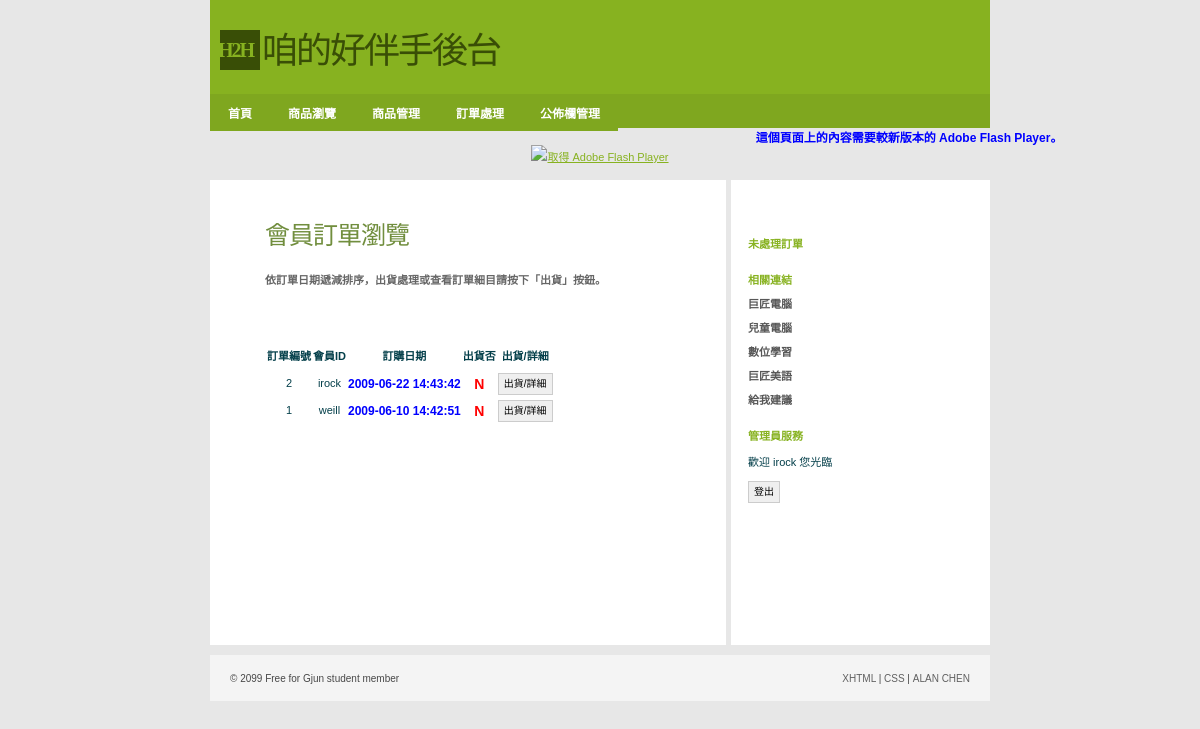
Before: /Admin/orderForm.php (signed in) with the older database file.
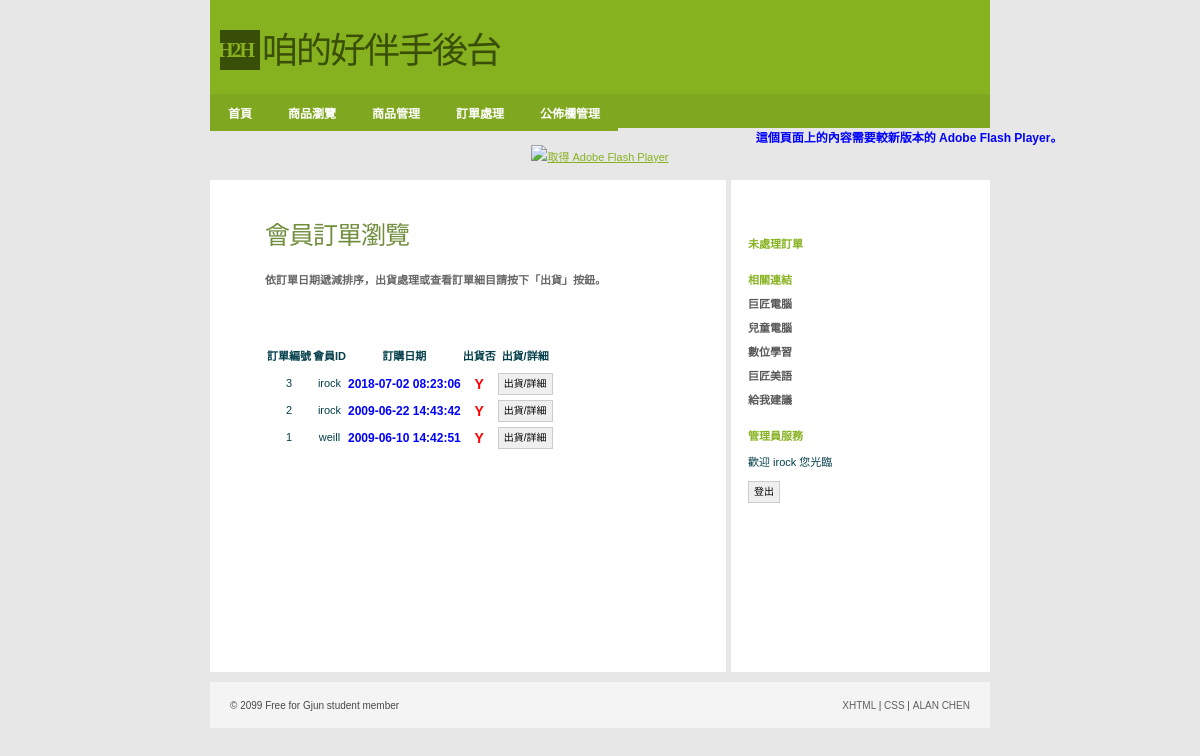
After: the same page with the newer database file.
### tables this page shows
CREATE TABLE `orders` (
  `O_id` int(11) NOT NULL COMMENT '訂單主檔編號',
  `O_name` varchar(20) NOT NULL COMMENT '收件人姓名',
  `O_phone` varchar(13) DEFAULT NULL COMMENT '收件人聯絡電話',
  `O_cellphone` varchar(13) DEFAULT NULL COMMENT '收件人行動電話',
  `O_address` varchar(60) NOT NULL COMMENT '收件人地址',
  `shipment` enum('Y','N') DEFAULT 'N' COMMENT '出貨否',
  `userid` varchar(20) NOT NULL COMMENT '訂購人會員ID',
  `orderDate` datetime NOT NULL COMMENT '訂購日期'
);

### Admin/orderForm.php (the view, shortened to what this page needs)
<?php require_once('../Connections/shop.php'); ?>
<?php
$query_ordersList = "SELECT * FROM orders ORDER BY orderDate DESC";
$ordersList = mysql_query($query_ordersList, $shop) or die(mysql_error());
$row_ordersList = mysql_fetch_assoc($ordersList);
$totalRows_ordersList = mysql_num_rows($ordersList);
 session_start(); ?>
<!DOCTYPE html PUBLIC "-//W3C//DTD XHTML 1.0 Strict//EN"
"http://www.w3.org/TR/xhtml1/DTD/xhtml1-strict.dtd">
<html xmlns="http://www.w3.org/1999/xhtml">
<head>
<link rel="stylesheet" href="../css/styles.css" media="all" type="text/css" />
</head>
<body>
  <div id="header">
      <div class="subContainer">
            <div id="logo">
            <div id="box">H2H</div>
            <p>咱的好伴手後台</p>
            </div>
    </div>
</div>
<div id="navigation">
	<ul id="sddm">
        <li><a href="index.php">首頁</a></li>
        <li><a href="productBrowser.php">商品瀏覽</a></li>
	    <li><a href="#"
        onmouseover="mopen('m1')"
        onmouseout="mclosetime()">商品管理</a>
    	</li>
        <li><a href="orderForm.php">訂單處理</a></li>
	    <li><a href="#"
        onmouseover="mopen('m2')"
        onmouseout="mclosetime()">公佈欄管理</a>
    	</li>
		</ul>
</div>
<object id="FlashID" classid="clsid:D27CDB6E-AE6D-11cf-96B8-444553540000" width="780" height="120">
    <object type="application/x-shockwave-flash" data="../Scripts/pic.swf" width="780" height="120">
      <div>
        <h4>這個頁面上的內容需要較新版本的 Adobe Flash Player。</h4>
        <p><a href="http://www.adobe.com/go/getflashplayer"><img src="http://www.adobe.com/images/shared/download_buttons/get_flash_player.gif" alt="取得 Adobe Flash Player" width="112" height="33" /></a></p>
      </div>
    </object>
  </object>
<div id="container">
  <div id="primaryContent">
    <h2>會員訂單瀏覽</h2>
    <h3>依訂單日期遞減排序，出貨處理或查看訂單細目請按下「出貨」按鈕。</h3>
    <p>&nbsp;</p>
    <p>&nbsp;</p>
    <?php if ($totalRows_ordersList > 0) {  ?>
  <table>
    <tr>
      <th align="center"><p>訂單編號</p></th>
      <th align="center"><p>會員ID</p></th>
      <th align="center"><p>訂購日期</p></th>
      <th align="center"><p>出貨否</p></th>
      <th align="center"><p>出貨/詳細</p></th>
    </tr>
    <?php do { ?>
    <form id="form1" method="POST" action="orderProcess.php">
      <tr>
        <td align="center"><p><?php echo $row_ordersList['O_id']; ?>
        </p></td>
        <td align="center"><p><?php echo $row_ordersList['userid']; ?></p></td>
        <td align="center"><h4><?php echo $row_ordersList['orderDate']; ?></h4></td>
        <td align="center"><h5><?php echo $row_ordersList['shipment']; ?></h5></td>
        <td align="center"><button type="submit">出貨/詳細</button></td>
      </tr>
    </form>
    <?php } while ($row_ordersList = mysql_fetch_assoc($ordersList)); ?>
  </table>
  <?php }  ?>
<p>&nbsp;</p>
    <p>&nbsp;</p>
    <p>&nbsp;</p>
    <p>&nbsp;</p>
    <p>&nbsp;</p>
    <p>&nbsp;</p>
    <p>&nbsp;</p>
    <p>&nbsp;</p>
  </div>
  <div id="secondaryContent">
    <p>&nbsp;</p>
    <h3>未處理訂單</h3>
    <h3>相關連結</h3>
    <ul class="links">
      <li><a href="http://www.pcschool.com.tw/">巨匠電腦</a></li>
      <li><a href="http://kid.pcschool.com.tw/">兒童電腦</a></li>
      <li><a href="http://www.soeasyedu.com.tw/">數位學習</a></li>
      <li><a href="http://www.soeasyedu.com.tw/">巨匠美語</a></li>
      <li><a href="http://www.off.com.tw/weiblog">給我建議</a>
    </ul>
    <?php if(!isset($_SESSION['MM_Username'])){?>
    <h3>管理員登入</h3>
    <form action="loginCheck.php" method="post">
      <p>
        <input value="user" name="user" placeholder="user" />
      </p>
      <p>
        <input name="password" type="password" value="" placeholder="password" />
      </p>
      <p>
        <button type="submit">送出</button>
      </p>
    </form>
    <?php }else{ ?>
    <h3>管理員服務</h3>
    <form action="logout.php" method="post">
    <p>歡迎 <?php echo $_SESSION['MM_Username'];?> 您光臨</p>
    <p><button type="submit">登出</button></p>
    </form>
	<?php }?>
  </div>
        <br class="clear" />
</div>
    <div id="footer">
        <ul>
            <li id="copyright">&copy; 2099 Free for Gjun student member</li>
            <li id="links">
                <ul>
                    <li><a href="#">XHTML</a> |</li>
                    <li><a href="#">CSS</a> |</li>
                    <li><a href="http://gjun.tw">ALAN CHEN</a></li>
                </ul>
            </li>
        </ul>
    </div>
</body>
</html>

Changed rows visible on the page:
added orders: O_id "3", userid "irock", orderDate "2018-07-02 08:23:06", shipment "Y"
changed orders id 2: shipment "N" → "Y"
changed orders "weill": shipment "N" → "Y"
